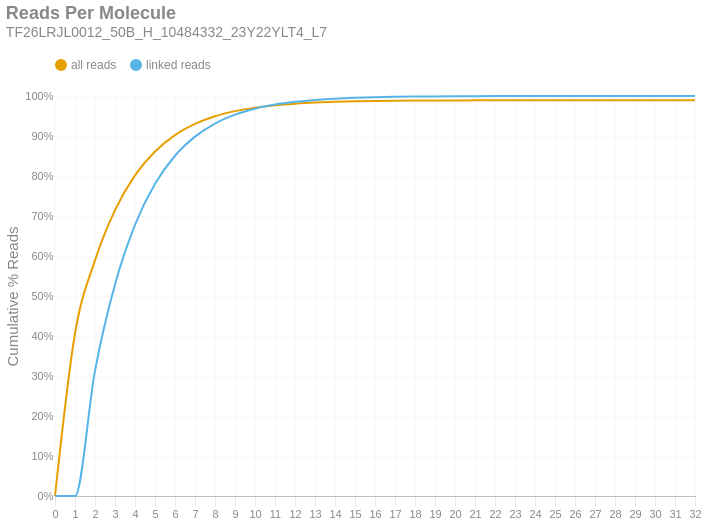

Notebook code cell kept with this figure:
### Markdown cell above
### Reads per Molecule
This chart shows the cumulative distribution of the number of reads per linked molecule. That is, how many alignments are associated with a unique molecule. This excludes the number of reads associated with invalid or absent linked-read barcodes. The `linked` histogram is the percentages recalculated when disregarding singletons.

### Code cell
if SKIPLR:
    print_html(f"Skipped")
else:
    counts = np.bincount(valids['reads'].cast(pl.Int64).to_numpy())
    weighted = counts * np.arange(len(counts))
    all_perc = weighted / n_reads
    linked_perc = weighted / n_linked_reads
    linked_perc[1] = 0
    binned_df = pl.DataFrame({
        'readsper': list(range(len(counts))),
        'all reads (cumsum)': np.cumsum(all_perc).tolist(),
        'linked reads (cumsum)': np.cumsum(linked_perc).tolist(),
    })

    with SafeRender(binned_df):
        (
            density_plot(binned_df, 'Reads Per Molecule', samplename, 'readspmol')
            .encode(
                x=alt.X('readsper:O', title=None).axis(labelAngle=0).scale(padding=0),
                y=alt.Y('value:Q', title='Cumulative % Reads').axis(format='%').stack(False),
                color=alt.Color("key:N").scale(domain=["all reads", "linked reads"]),
                tooltip=[
                    alt.Tooltip("key:N", title="Data Type"),
                    alt.Tooltip("readsper:O", title="Reads Per Molecule"),
                    alt.Tooltip("value:Q", format=".2%", title="% Reads (Cum.)")
                ]            
            )
        ).display()

### Figure 1 — Vega-Lite specification as saved in the notebook (floating-point values rounded to 4 significant figures)
{"width": "container", "height": 400, "config": {"title": {"anchor": "start", "dy": -15, "fontSize": 18, "color": "#888888", "subtitleColor": "#888888", "subtitleFontSize": 14}, "arc": {"fill": "#0072B2"}, "axis": {"domainColor": "#888888", "domainWidth": 0.5, "gridWidth": 0.2, "grid": false, "titleFontWeight": 400, "titleFontSize": 15, "labelFontSize": 11, "labelColor": "#888888", "tickColor": "#888888", "tickWidth": 0.2, "titleColor": "#888888"}, "axisBand": {"grid": false}, "axisX": {"grid": true, "tickSize": 10, "domainCap": "round"}, "axisY": {"domain": false, "grid": true, "tickSize": 0, "domainCap": "round"}, "background": "transparent", "header": {"labelFontSize": 15, "labelColor": "#888888", "titleFontSize": 15, "titleFontWeight": 600, "titleColor": "#888888"}, "legend": {"labelFont": "sans-serif", "labelFontSize": 12, "labelColor": "#888888", "symbolSize": 100, "symbolType": "circle", "titleFontSize": 12, "titlePadding": 10, "titleColor": "#888888", "title": null, "orient": "top"}, "range": {"category": ["#E69F00", "#56B4E9", "#009E73", "#F0E442", "#0072B2", "#D55E00", "#CC79A7", "#000000"], "diverging": ["#cfe8f3", "#a2d4ec", "#73bfe2", "#46abdb", "#1696d2", "#12719e"]}, "area": {"fill": "#0072B2", "fillOpacity": 0.7, "line": true, "strokeOpacity": 0.7}, "line": {"color": "#0072B2", "stroke": "#0072B2", "strokeWidth": 2}, "trail": {"color": "#0072B2", "stroke": "#0072B2", "strokeWidth": 0, "size": 1}, "point": {"filled": true, "fillOpacity": 1.0, "size": 95}, "text": {"color": "#888888", "fontSize": 11, "align": "right", "fontWeight": 400, "size": 11}, "bar": {"fill": "#0072B2", "stroke": null}, "view": {"stroke": null, "continuousWidth": 660, "continuousHeight": 400}}, "data": {"name": "data-488c502b2160e8b375d8b3b41be5273f"}, "mark": {"type": "line", "interpolate": "monotone", "point": {"opacity": 0, "size": 275}}, "encoding": {"color": {"field": "key", "scale": {"domain": ["all reads", "linked reads"]}, "type": "nominal"}, "tooltip": [{"field": "key", "title": "Data Type", "type": "nominal"}, {"field": "readsper", "title": "Reads Per Molecule", "type": "ordinal"}, {"field": "value", "format": ".2%", "title": "% Reads (Cum.)", "type": "quantitative"}], "x": {"axis": {"labelAngle": 0}, "field": "readsper", "scale": {"padding": 0}, "title": null, "type": "ordinal"}, "y": {"axis": {"format": "%"}, "field": "value", "stack": false, "title": "Cumulative % Reads", "type": "quantitative"}}, "params": [{"name": "param_c36ac31b6afebe62", "select": {"type": "point", "fields": ["key"]}, "bind": "legend"}], "title": {"text": "Reads Per Molecule", "subtitle": "TF26LRJL0012_50B_H_10484332_23Y22YLT4_L7"}, "transform": [{"fold": ["all reads (cumsum)", "linked reads (cumsum)"]}, {"calculate": "replace(datum.key, ' (cumsum)', '')", "as": "key"}, {"filter": {"param": "param_c36ac31b6afebe62"}}], "usermeta": {"embedOptions": {"downloadFileName": "TF26LRJL0012_50B_H_10484332_23Y22YLT4_L7.readspmol"}}, "$schema": "https://vega.github.io/schema/vega-lite/v6.4.1.json", "datasets": {"data-488c502b2160e8b375d8b3b41be5273f": [{"readsper": 0, "all reads (cumsum)": 0.0, "linked reads (cumsum)": 0.0}, {"readsper": 1, "all reads (cumsum)": 0.4063, "linked reads (cumsum)": 0.0}, {"readsper": 2, "all reads (cumsum)": 0.5891, "linked reads (cumsum)": 0.3135}, {"readsper": 3, "all reads (cumsum)": 0.7147, "linked reads (cumsum)": 0.529}, {"readsper": 4, "all reads (cumsum)": 0.8016, "linked reads (cumsum)": 0.678}, {"readsper": 5, "all reads (cumsum)": 0.8613, "linked reads (cumsum)": 0.7804}, {"readsper": 6, "all reads (cumsum)": 0.9023, "linked reads (cumsum)": 0.8506}, {"readsper": 7, "all reads (cumsum)": 0.9302, "linked reads (cumsum)": 0.8985}, {"readsper": 8, "all reads (cumsum)": 0.9493, "linked reads (cumsum)": 0.9312}, {"readsper": 9, "all reads (cumsum)": 0.9622, "linked reads (cumsum)": 0.9533}, {"readsper": 10, "all reads (cumsum)": 0.9709, "linked reads (cumsum)": 0.9683}, {"readsper": 11, "all reads (cumsum)": 0.9769, "linked reads (cumsum)": 0.9786}, {"readsper": 12, "all reads (cumsum)": 0.9809, "linked reads (cumsum)": 0.9855}, {"readsper": 13, "all reads (cumsum)": 0.9837, "linked reads (cumsum)": 0.9902}, {"readsper": 14, "all reads (cumsum)": 0.9855, "linked reads (cumsum)": 0.9934}, {"readsper": 15, "all reads (cumsum)": 0.9867, "linked reads (cumsum)": 0.9955}, {"readsper": 16, "all reads (cumsum)": 0.9876, "linked reads (cumsum)": 0.9969}, {"readsper": 17, "all reads (cumsum)": 0.9882, "linked reads (cumsum)": 0.9979}, {"readsper": 18, "all reads (cumsum)": 0.9886, "linked reads (cumsum)": 0.9986}, {"readsper": 19, "all reads (cumsum)": 0.9888, "linked reads (cumsum)": 0.999}, {"readsper": 20, "all reads (cumsum)": 0.989, "linked reads (cumsum)": 0.9993}, {"readsper": 21, "all reads (cumsum)": 0.9891, "linked reads (cumsum)": 0.9996}, {"readsper": 22, "all reads (cumsum)": 0.9892, "linked reads (cumsum)": 0.9997}, {"readsper": 23, "all reads (cumsum)": 0.9893, "linked reads (cumsum)": 0.9998}, {"readsper": 24, "all reads (cumsum)": 0.9893, "linked reads (cumsum)": 0.9999}, {"readsper": 25, "all reads (cumsum)": 0.9893, "linked reads (cumsum)": 0.9999}, {"readsper": 26, "all reads (cumsum)": 0.9894, "linked reads (cumsum)": 1.0}, {"readsper": 27, "all reads (cumsum)": 0.9894, "linked reads (cumsum)": 1.0}, {"readsper": 28, "all reads (cumsum)": 0.9894, "linked reads (cumsum)": 1.0}, {"readsper": 29, "all reads (cumsum)": 0.9894, "linked reads (cumsum)": 1.0}, {"readsper": 30, "all reads (cumsum)": 0.9894, "linked reads (cumsum)": 1.0}, {"readsper": 31, "all reads (cumsum)": 0.9894, "linked reads (cumsum)": 1.0}, {"readsper": 32, "all reads (cumsum)": 0.9894, "linked reads (cumsum)": 1.0}]}}
